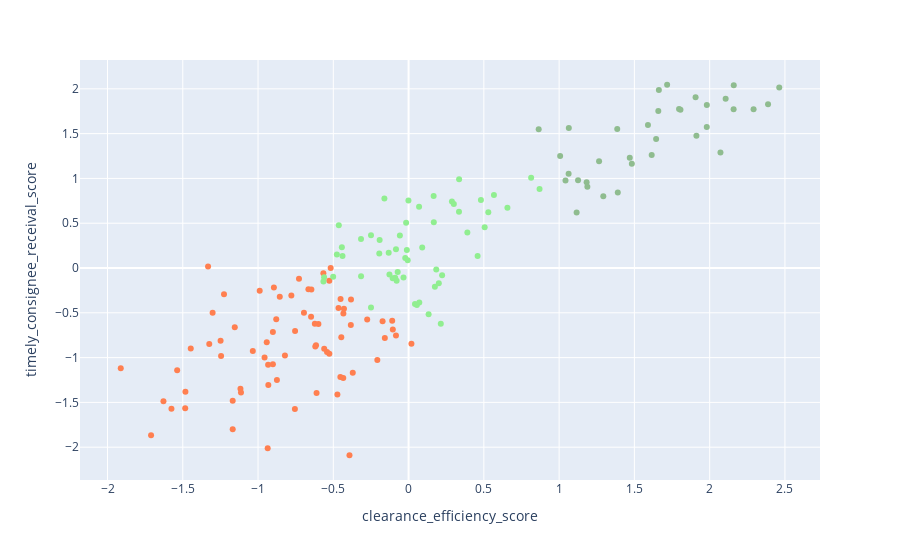

Notebook code for this chart:
### Code cell
plot_clusters(X_numerics_stdscaled, 'clearance_efficiency_score', 'timely_consignee_receival_score', colors_clusters)

### Figure 1 — Plotly figure (JSON) as saved in the notebook; plotly's stock layout.template omitted (floating-point values rounded to 4 significant figures; data arrays with more than 128 entries replaced by an {"elided": "..."} marker saying what was removed)
{"data": [{"hovertemplate": "clearance_efficiency_score=%{x}<br>timely_consignee_receival_score=%{y}<br>cluster_id=%{marker.color}<extra></extra>", "legendgroup": "", "marker": {"color": {"elided": "160 int values"}, "coloraxis": "coloraxis", "symbol": "circle"}, "mode": "markers", "name": "", "orientation": "v", "showlegend": false, "type": "scatter", "x": {"elided": "160 float values"}, "xaxis": "x", "y": {"elided": "160 float values"}, "yaxis": "y"}], "layout": {"coloraxis": {"colorbar": {"title": {"text": "cluster_id"}}, "colorscale": [[0, "Coral"], [0.25, "DarkCyan"], [0.5, "DarkSeaGreen"], [0.75, "Gold"], [1, "Lightgreen"]], "showscale": false}, "legend": {"tracegroupgap": 0}, "margin": {"t": 60}, "xaxis": {"anchor": "y", "domain": [0, 1], "title": {"text": "clearance_efficiency_score"}}, "yaxis": {"anchor": "x", "domain": [0, 1], "title": {"text": "timely_consignee_receival_score"}}}}
